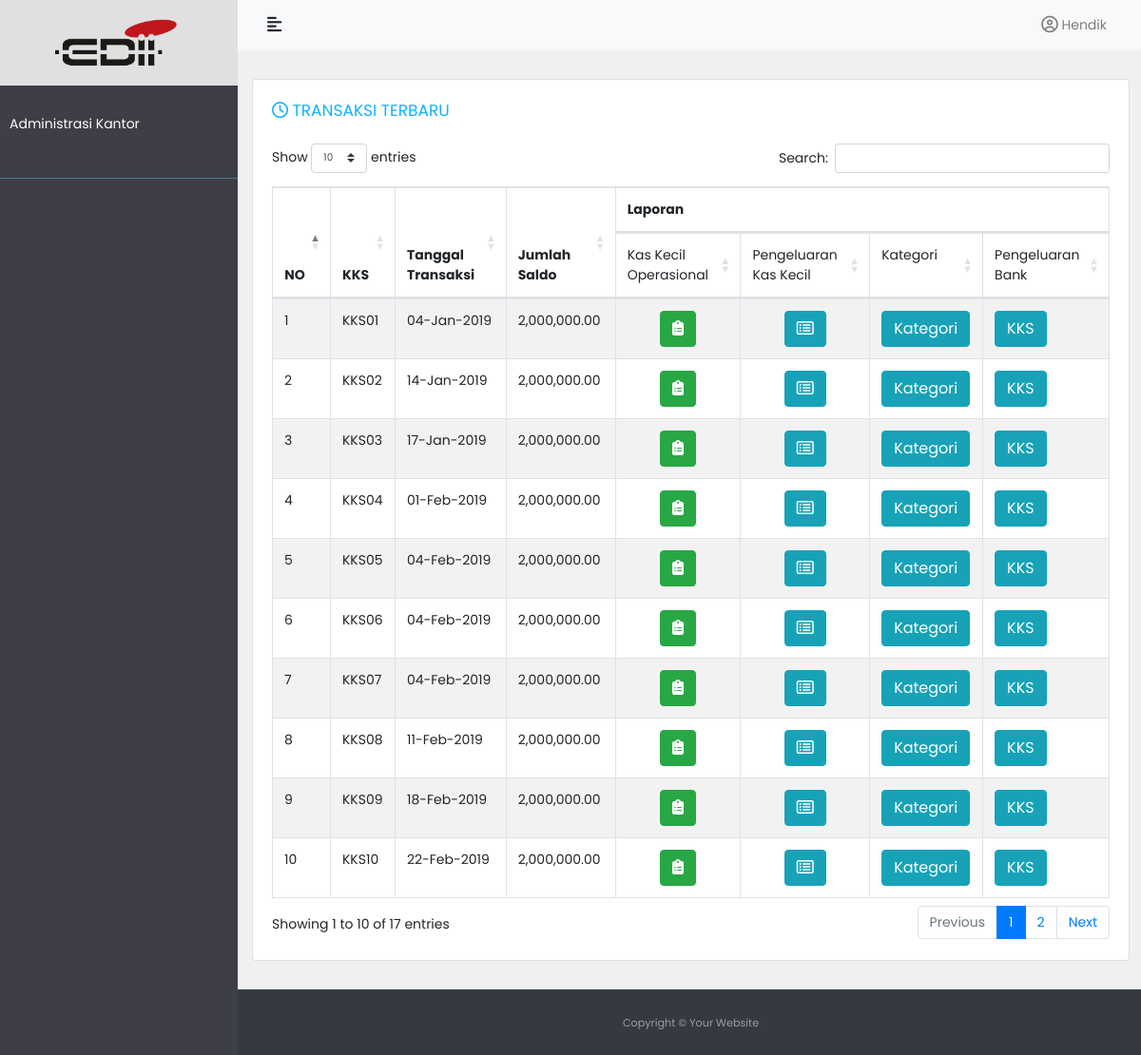
Screenshot of /index.php/input/det_transaksi1 with the database file from the repository.
### tables this page shows
CREATE TABLE `input` (
  `id_input` int(10) NOT NULL,
  `no_urut` int(50) NOT NULL,
  `k_saldo` varchar(255) NOT NULL,
  `tgl` varchar(50) NOT NULL,
  `no_bukti` varchar(255) NOT NULL,
  `kegiatan` varchar(255) NOT NULL,
  `saldo_awal` int(20) NOT NULL,
  `jumlah` int(50) NOT NULL,
  `saldo_kas_kecil` int(50) DEFAULT NULL,
  `kategori` varchar(3) NOT NULL
);

### application/controllers/Input.php (called while the page is built, shortened)
<?php
class Input extends CI_Controller {
    public function det_transaksi1()
    {
        $this->load->model('input_model','input_m');
        $data['ambil']=$this->input_m->get_saldo();
        $this->load->view('template/header');
        $this->load->view('v_saldo1', $data);
        $this->load->view('template/footer');
    }
    Public function __construct()
    {
        $this->load->model('input_model');
    }
}

### index.php (called while the page is built, shortened)
<?php
require_once BASEPATH.'core/CodeIgniter.php';

### application/models/Input_model.php (called while the page is built, shortened)
<?php
class Input_model extends CI_Model {
    public function get_saldo($kegiatan='Saldo Awal')
    {
        $ambil = $this->db->where('kegiatan', $kegiatan)->get('input')->result();
        return $ambil;
    }
}

### application/helpers/tgl_indo_helper.php (called while the page is built, shortened)
<?php  if ( ! defined('BASEPATH')) exit('No direct script access allowed');
if ( ! function_exists('tgl_indo'))
{
	function tgl_indo($tgl)
	{
		$ubah = gmdate($tgl, time()+60*60*8);
		$pecah = explode("-",$ubah);
		$tanggal = $pecah[2];
		$bulan = bulan($pecah[1]);
		$tahun = $pecah[0];
		return $tanggal.'-'.$bulan.'-'.$tahun;
	}
}
if ( ! function_exists('bulan'))
{
	function bulan($bln)
	{
		switch ($bln)
		{
			case 1:
				return "Jan";
				break;
			case 2:
				return "Feb";
				break;
			case 3:
				return "Mar";
				break;
			case 4:
				return "Apr";
				break;
		}
	}
}

### application/helpers/rupiah_helper.php (called while the page is built, shortened)
<?php
if (!function_exists('Rupiah'))
{
     function Rupiah($angka)
    {
        $jadi = number_format($angka,2,'.',',');
        return $jadi;
    }
}
?>

### application/views/v_saldo1.php (the view, shortened to what this page needs)
<link rel="stylesheet" href="assets/style.css">
<div id="content">
    <div class="container">
        <div id="v-pills-home" role="tabpanel" aria-labelledby="v-pills-home-tab">
            <div class="row clearfix">
                <div class="col-md-12">
                    <div class="card">
                        <div class="card-body">
                            <div class="judul">
                                <i class="far fa-clock"></i> TRANSAKSI TERBARU
                            </div>
                            <br>
                            <table class="table table-bordered table-striped" id="exxample">
                                <thead>
                                    <tr style="text-align: center;">
                                        <th rowspan="2" style="text-align: center;">NO</th>
                                        <th rowspan="2">KKS</th>
                                        <th rowspan="2">Tanggal Transaksi</th>
                                        <th rowspan="2">Jumlah Saldo</th>
                                        <th colspan="4">Laporan</th>
                                    </tr>
                                    <tr style="text-align: center;">
                                        <td>Kas Kecil Operasional</td>
                                        <td>Pengeluaran Kas Kecil</td>
                                        <td>Kategori</td>
                                        <td>Pengeluaran Bank</td>
                                    </tr>
                                </thead>
                                <tbody>
                                    <?php $no=1; ?>
                                        <?php foreach ($ambil as $ds ) : ?>
                                        <tr>
                                            <td>
                                                <?= $no ?>
                                            </td>
                                            <td>
                                                <?= $ds->k_saldo ?>
                                            </td>
                                            <td>
                                                <?= tgl_indo($ds->tgl) ?>
                                            </td>
                                            <td>
                                                <?= rupiah($ds->saldo_awal) ?>
                                            </td>
                                            <td style="text-align:center;">
                                                <a href="<?php echo base_url("input/histori/".$ds->k_saldo); ?>" class="btn btn-success"><i class="fas fa-clipboard-list"></i></a>
                                            </td>
                                            <td style="text-align:center;">
                                                <a href="<?php echo base_url('input/data_detail/'.$ds->k_saldo); ?>" class="btn btn-info"><i class="far fa-list-alt"></i></a>
                                            </td>
                                            <td>
                                                <a href="<?php echo base_url('input/kategori/'.$ds->k_saldo); ?>" class="btn btn-info">Kategori</a>
                                            </td>
                                            <td>
                                                <a href="<?php echo base_url('input/laporan_kas_kecil/'.$ds->k_saldo); ?>" class="btn btn-info">KKS</a>
                                            </td>
                                        </tr>
                                        <?php $no++; ?>
                                    <?php endforeach; ?>
                                </tbody>
                            </table>
                        </div>
                    </div>
                </div>
            </div>
        </div>
    </div>
</div>

### assets/style.css (style rules this page uses)
body { font-family: 'Poppins', sans-serif; background-color: #f0f0f0; font-size: 14px; }
a, a:hover, a:focus { color: inherit; text-decoration: none; transition: all 0.3s; }
.judul { font-size: 17px; font-style: bold; color: #11b1fc; }
#content { width: 100%; }
.card { margin-bottom: 30px; margin-top: 30px; }
th { text-align: center; }

### rows the page displays
input: k_saldo "KKS01", tgl "04-Jan-2019", saldo_awal "2,000,000.00"
input: k_saldo "KKS02", tgl "14-Jan-2019", saldo_awal "2,000,000.00"
input: k_saldo "KKS03", tgl "17-Jan-2019", saldo_awal "2,000,000.00"
input: k_saldo "KKS04", tgl "01-Feb-2019", saldo_awal "2,000,000.00"
input: k_saldo "KKS05", tgl "04-Feb-2019", saldo_awal "2,000,000.00"
input: k_saldo "KKS06", tgl "04-Feb-2019", saldo_awal "2,000,000.00"
input: k_saldo "KKS07", tgl "04-Feb-2019", saldo_awal "2,000,000.00"
input: k_saldo "KKS08", tgl "11-Feb-2019", saldo_awal "2,000,000.00"
input: k_saldo "KKS09", tgl "18-Feb-2019", saldo_awal "2,000,000.00"
input: k_saldo "KKS10", tgl "22-Feb-2019", saldo_awal "2,000,000.00"
